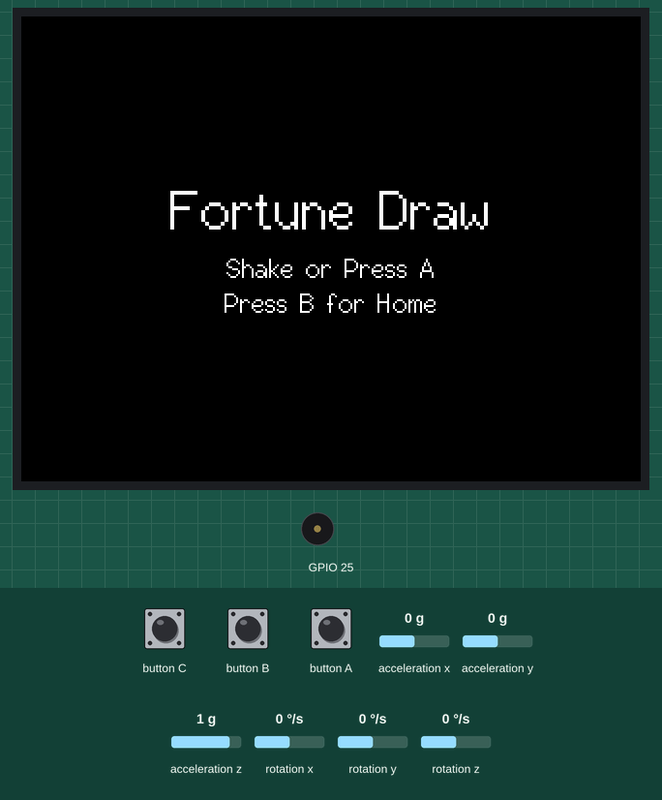
This program was run on a simulated ESP32-S3. Parts: 320×240 colour display, buzzer (waves = sounding). Inputs (shaded band) come from the test bench; at power-on: acceleration z 1 g, acceleration x 0 g, acceleration y 0 g, rotation x 0 °/s, rotation y 0 °/s, rotation z 0 °/s. Random numbers use the default seed unless the program sets one.

Above: at 1.4 s.
1.5 s: acceleration z set to -0.5 g
3.0 s: acceleration z set to -0.8 g
4.5 s: button A pressed for 0.15 s
At 4.76 s:
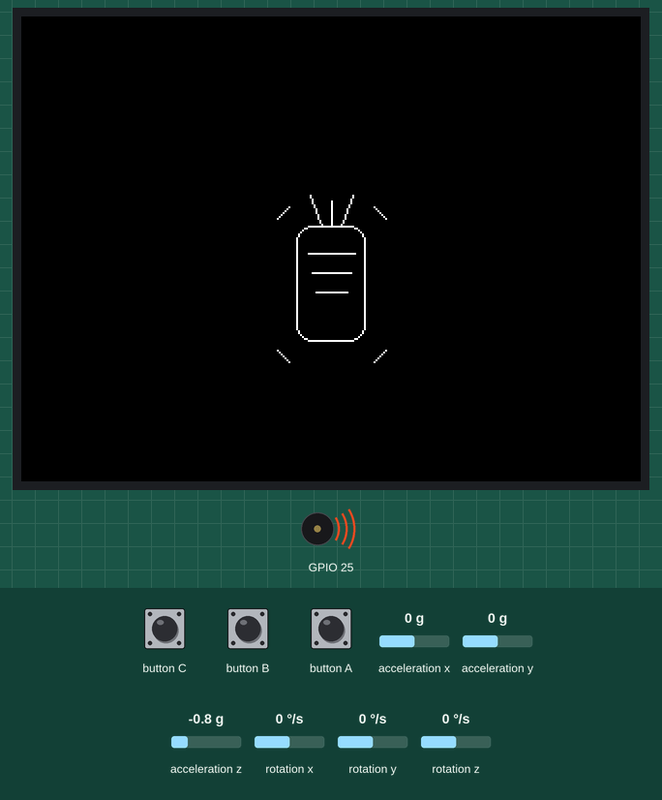
5.2 s: button B pressed for 0.15 s
At 6.5 s:
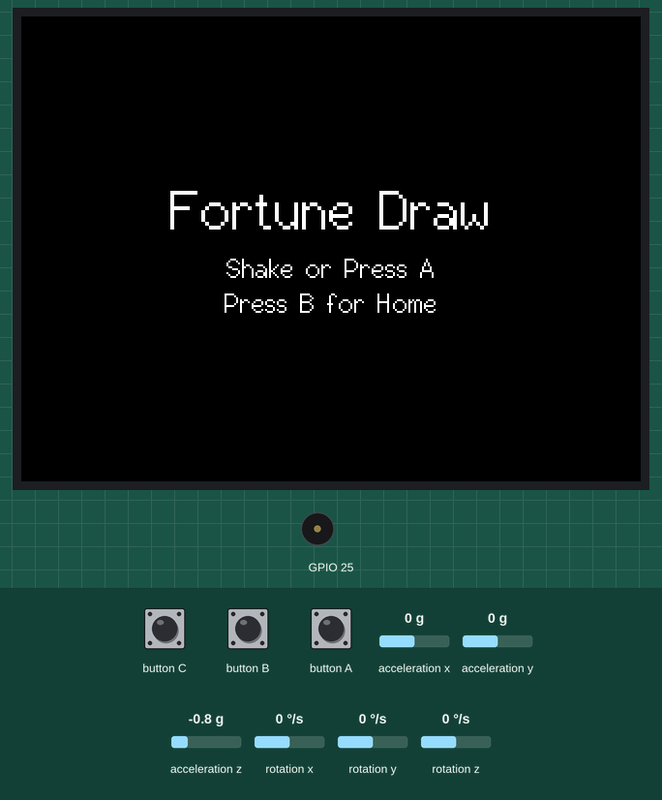
6.8 s: button A pressed for 1 s
At 7.31 s:
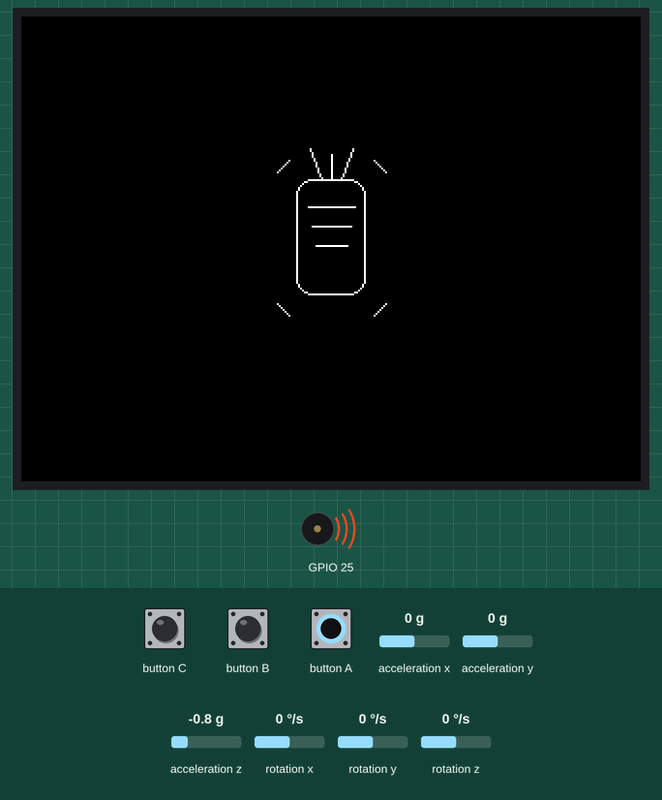
8.4 s: button B pressed for 1 s
At 8.9 s:
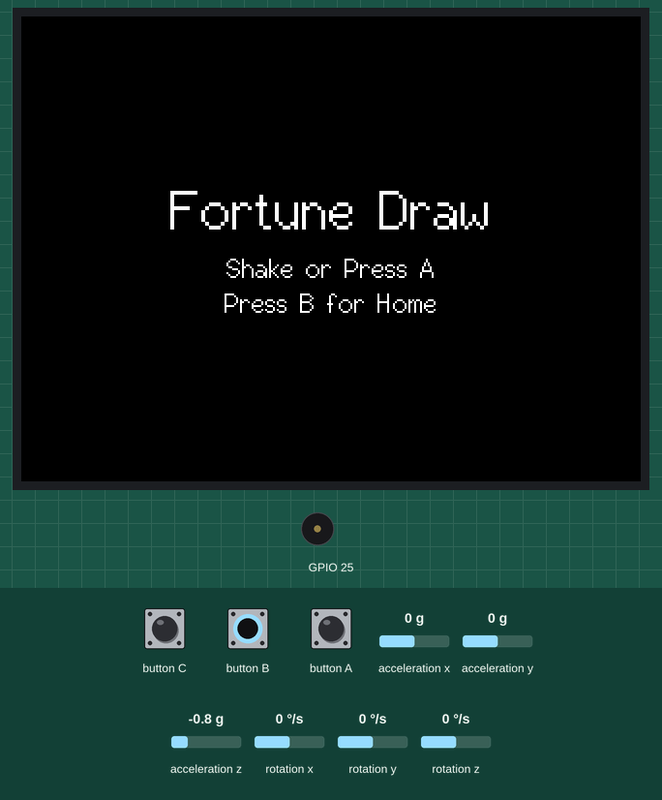
Timing chart, 0 to 11.4 s (numbered marks = the images above; inputs shaded):
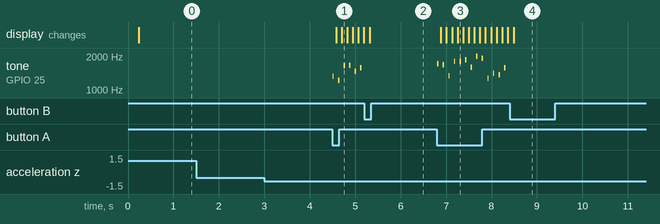

Measured:
- after the input at 1.5 s, every drawn part: stays the same
- after the input at 3.0 s, every drawn part: stays the same
- after the input at 4.5 s, tone on GPIO 25: plays 1322 Hz for 0.03 s, 1217 Hz for 0.03 s, 1647 Hz for 0.03 s, 1661 Hz for 0.03 s, 1473 Hz for 0.03 s, 1579 Hz for 0.03 s, starting at once; the display: first changes after 0.08 s (image 1 shows a later state)
- after the input at 6.8 s, tone on GPIO 25: plays 1704 Hz for 0.03 s, 1668 Hz for 0.03 s, 1339 Hz for 0.03 s, 1794 Hz for 0.03 s, 1803 Hz for 0.03 s, 1851 Hz for 0.03 s … (13 notes in this stretch), starting at once; the display: first changes after 0.09 s (image 3 shows a later state)

The program:

main.cpp
```cpp
#include <Arduino.h>
#include <M5Unified.h>
#include <math.h>

struct Fortune {
  const char* title;
  int rarity;   // 0 = low, 1 = normal, 2 = good
};

Fortune fortunes[] = {
  {"Fortune", 2},
  {"Success", 2},
  {"Hope", 2},
  {"Victory", 2},
  {"Balance", 1},
  {"Patience", 1},
  {"Change", 1},
  {"Growth", 1},
  {"Wisdom", 1},
  {"Caution", 0},
  {"Silence", 0},
  {"Stillness", 0}
};

const int FORTUNE_COUNT = sizeof(fortunes) / sizeof(fortunes[0]);

enum AppState {
  STATE_IDLE,
  STATE_ANIMATING,
  STATE_RESULT
};

AppState appState = STATE_IDLE;

float lastAx = 0.0f;
float lastAy = 0.0f;
float lastAz = 0.0f;
bool hasLastAccel = false;

const float SHAKE_THRESHOLD = 1.65f;
const uint32_t SHAKE_COOLDOWN = 1500;
uint32_t lastShakeTime = 0;

uint32_t animStartTime = 0;
const uint32_t ANIM_DURATION = 1600;
int selectedIndex = -1;

uint32_t lastShakeSfxTime = 0;

uint32_t resultLockUntil = 0;

// Forward declarations
void resetShakeBaseline();

// Draw centered text
void drawCenterText(const String& text, int y, int size = 1) {
  M5.Display.setTextSize(size);
  M5.Display.setTextDatum(middle_center);
  M5.Display.drawString(text, M5.Display.width() / 2, y);
}

// Weighted random draw
int drawFortuneWeighted() {
  int roll = random(100);
  int targetRarity = 1;

  if (roll < 10) {
    targetRarity = 2;
  } else if (roll < 80) {
    targetRarity = 1;
  } else {
    targetRarity = 0;
  }

  int candidates[FORTUNE_COUNT];
  int count = 0;

  for (int i = 0; i < FORTUNE_COUNT; i++) {
    if (fortunes[i].rarity == targetRarity) {
      candidates[count++] = i;
    }
  }

  return candidates[random(count)];
}

// Play short wooden shaking sound
void playShakeSfx() {
  uint32_t now = millis();
  if (now - lastShakeSfxTime > 70) {
    M5.Speaker.tone(random(1200, 2000), 30);
    lastShakeSfxTime = now;
  }
}

// Play result sound based on rarity
void playResultSfx(int rarity) {
  if (rarity == 2) {
    M5.Speaker.tone(2000, 80);
    delay(80);
    M5.Speaker.tone(2600, 80);
    delay(80);
    M5.Speaker.tone(3400, 180);
  } else if (rarity == 1) {
    M5.Speaker.tone(2000, 120);
  } else {
    M5.Speaker.tone(1000, 180);
    delay(100);
    M5.Speaker.tone(800, 220);
  }
}

// Draw a tube with sticks, moving vertically
void drawTubeVertical(int offsetY, int step) {
  int cx = M5.Display.width() / 2;
  int cy = M5.Display.height() / 2 + 6 + offsetY;

  M5.Display.drawRoundRect(cx - 18, cy - 30, 36, 60, 8, WHITE);

  M5.Display.drawLine(cx - 12, cy - 16, cx + 12, cy - 16, WHITE);
  M5.Display.drawLine(cx - 10, cy - 6,  cx + 10, cy - 6,  WHITE);
  M5.Display.drawLine(cx - 8,  cy + 4,  cx + 8,  cy + 4,  WHITE);

  int phase = step % 3;

  if (phase == 0) {
    M5.Display.drawLine(cx - 10, cy - 44, cx - 4, cy - 30, WHITE);
    M5.Display.drawLine(cx,      cy - 48, cx,      cy - 30, WHITE);
    M5.Display.drawLine(cx + 10, cy - 44, cx + 4, cy - 30, WHITE);
  } else if (phase == 1) {
    M5.Display.drawLine(cx - 11, cy - 46, cx - 5, cy - 30, WHITE);
    M5.Display.drawLine(cx,      cy - 43, cx,      cy - 30, WHITE);
    M5.Display.drawLine(cx + 11, cy - 46, cx + 5, cy - 30, WHITE);
  } else {
    M5.Display.drawLine(cx - 9,  cy - 42, cx - 4, cy - 30, WHITE);
    M5.Display.drawLine(cx,      cy - 50, cx,      cy - 30, WHITE);
    M5.Display.drawLine(cx + 9,  cy - 42, cx + 4, cy - 30, WHITE);
  }

  M5.Display.drawLine(cx - 28, cy - 34, cx - 22, cy - 40, WHITE);
  M5.Display.drawLine(cx + 28, cy - 34, cx + 22, cy - 40, WHITE);
  M5.Display.drawLine(cx - 28, cy + 34, cx - 22, cy + 40, WHITE);
  M5.Display.drawLine(cx + 28, cy + 34, cx + 22, cy + 40, WHITE);
}

// Show centered idle screen
void showIdle() {
  appState = STATE_IDLE;
  M5.Display.clear(BLACK);
  M5.Display.setTextColor(WHITE, BLACK);

  int centerY = M5.Display.height() / 2;

  drawCenterText("Fortune Draw", centerY - 20, 2);
  drawCenterText("Shake or Press A", centerY + 10, 1);
  drawCenterText("Press B for Home", centerY + 28, 1);

  resultLockUntil = millis() + 300;
  resetShakeBaseline();
}

// Reset accelerometer baseline to avoid immediate re-trigger
void resetShakeBaseline() {
  if (M5.Imu.update()) {
    auto d = M5.Imu.getImuData();
    lastAx = d.accel.x;
    lastAy = d.accel.y;
    lastAz = d.accel.z;
    hasLastAccel = true;
  }
}

// Show result screen
void showResult(int idx) {
  appState = STATE_RESULT;
  M5.Display.clear(BLACK);

  int rarity = fortunes[idx].rarity;
  if (rarity == 2) {
    M5.Display.setTextColor(GREEN, BLACK);
  } else if (rarity == 1) {
    M5.Display.setTextColor(YELLOW, BLACK);
  } else {
    M5.Display.setTextColor(RED, BLACK);
  }

  int centerY = M5.Display.height() / 2;

  drawCenterText(fortunes[idx].title, centerY - 4, 2);
  drawCenterText("Shake or A Again", centerY + 30, 1);
  drawCenterText("B Home", centerY + 46, 1);

  playResultSfx(rarity);

  // Prevent immediate second trigger after animation ends
  resultLockUntil = millis() + 1500;
  lastShakeTime = millis();
  resetShakeBaseline();
}

// Start animation
void startAnim() {
  appState = STATE_ANIMATING;
  animStartTime = millis();
  selectedIndex = drawFortuneWeighted();
  lastShakeSfxTime = 0;
}

// Update vertical shaking animation
void updateAnim() {
  uint32_t elapsed = millis() - animStartTime;

  if (elapsed >= ANIM_DURATION) {
    showResult(selectedIndex);
    return;
  }

  playShakeSfx();

  int amplitude = 12;
  if (elapsed > ANIM_DURATION * 2 / 3) amplitude = 7;
  if (elapsed > ANIM_DURATION * 5 / 6) amplitude = 4;

  int step = elapsed / 80;
  int offsetY = 0;

  if (step % 2 == 0) {
    offsetY = -amplitude;
  } else {
    offsetY = amplitude;
  }

  M5.Display.clear(BLACK);
  M5.Display.setTextColor(WHITE, BLACK);

  drawTubeVertical(offsetY, step);

  delay(45);
}

// Detect shake
bool detectShake() {
  if (millis() < resultLockUntil) return false;

  if (!M5.Imu.update()) return false;

  auto d = M5.Imu.getImuData();

  if (!hasLastAccel) {
    lastAx = d.accel.x;
    lastAy = d.accel.y;
    lastAz = d.accel.z;
    hasLastAccel = true;
    return false;
  }

  float dx = d.accel.x - lastAx;
  float dy = d.accel.y - lastAy;
  float dz = d.accel.z - lastAz;

  lastAx = d.accel.x;
  lastAy = d.accel.y;
  lastAz = d.accel.z;

  float delta = sqrtf(dx * dx + dy * dy + dz * dz);

  uint32_t now = millis();
  if (delta > SHAKE_THRESHOLD && (now - lastShakeTime) > SHAKE_COOLDOWN) {
    lastShakeTime = now;
    return true;
  }

  return false;
}

void setup() {
  auto cfg = M5.config();
  M5.begin(cfg);

  M5.Display.setRotation(1);
  M5.Display.setFont(&fonts::Font2);
  M5.Display.setTextColor(WHITE, BLACK);

  M5.Speaker.setVolume(80);

  randomSeed(micros());

  showIdle();
}

void loop() {
  M5.update();

  if (M5.BtnB.wasPressed()) {
    showIdle();
    return;
  }

  if (appState == STATE_ANIMATING) {
    updateAnim();
    return;
  }

  if (M5.BtnA.wasPressed()) {
    startAnim();
    return;
  }

  if (detectShake()) {
    startAnim();
    return;
  }

  delay(20);
}
```
